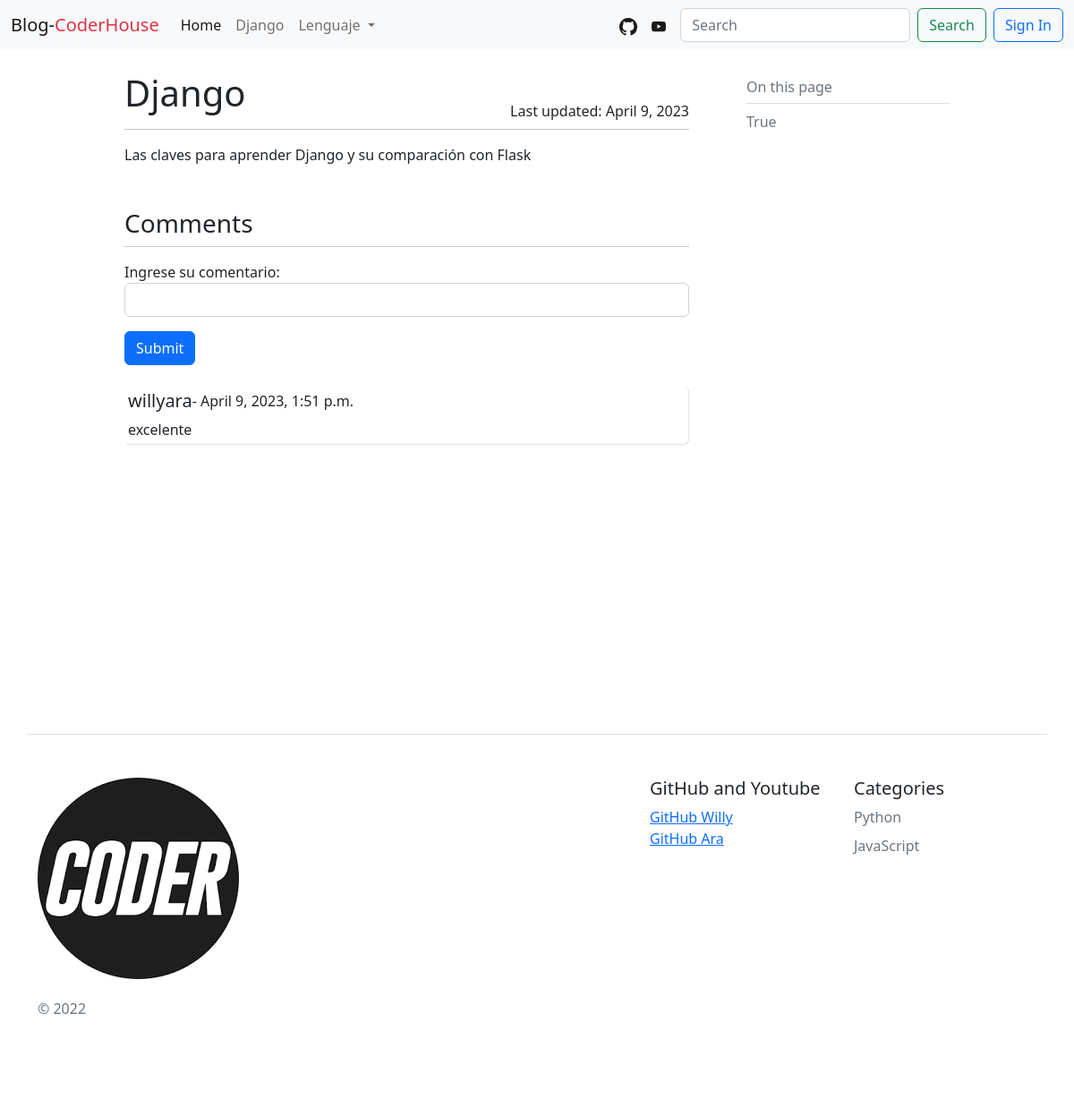
/post/django, run on the app's committed database.
### blogs/models.py (models this page shows, shortened)
class Post(models.Model):
    title = models.CharField(_("title"), max_length=100)
    slug = models.SlugField(_("slug"), unique=True)
    overview = models.TextField(_("overview"))
    thumbnail = models.ImageField(_("thumbnail"), upload_to='thumbnails/', blank=True, null=True)
    content = models.TextField(_("content"))
    table_of_contents = models.TextField(_("table of contents"), default=True)
    author = models.ForeignKey(settings.AUTH_USER_MODEL, on_delete=models.PROTECT)
    series = models.ForeignKey(Series, on_delete=models.CASCADE, blank=True, null=True)
    categories = models.ManyToManyField('Category', related_name='posts')
    featured = models.BooleanField(_("featured"), default=False)
    active = models.BooleanField(_("active"), default=True)
    pub_date = models.DateTimeField(_('publish date'), default=timezone.now)
    date_updated = models.DateTimeField(_('date updated'), auto_now=True)
    date_created = models.DateTimeField(_('date created'), auto_now_add=True)
    class Meta:
        ordering = ["-pub_date"]

class Comment(models.Model):
    description = models.TextField(max_length=1000, help_text="Enter comment about blog here.")
    author = models.ForeignKey(settings.AUTH_USER_MODEL, on_delete=models.SET_NULL, null=True)
    post_date = models.DateTimeField(auto_now_add=True)
    post = models.ForeignKey(Post, on_delete=models.CASCADE, related_name='comments')
    reply_to = models.ForeignKey('Comment', on_delete=models.CASCADE, related_name='replies', null=True, blank=True)
    class Meta:
        ordering = ["-post_date"]

class Category(models.Model):
    title = models.CharField(_("title"), max_length=20)
    slug = models.SlugField(_("slug"), unique=True)
    class Meta:
        verbose_name_plural = "categories"

### users/models.py (models this page shows)
class User (AbstractUser):
    def __str__(self):
        return f'{self.last_name}, {self.first_name}'

### blogs/views.py (the view, shortened to what this page needs)
# urls.py: path('post/<slug:slug>', views.PostView.as_view(), name='post'),
class PostView(View):
    def get(self, request, *args, **kwargs):
        view = PostDetailView.as_view()
        return view(request, *args, **kwargs)

### blogs/forms.py
class PostCommentForm(forms.ModelForm):
    description = forms.CharField(label='Ingrese su comentario', widget=forms.TextInput(attrs={'class': 'form-control'}))
    class Meta:
        model = Comment
        fields = ['description']

### blogs/context_processors.py (called while the page is built)
def categories_processor(request):
    categories = Category.objects.all()
    return {'categories': categories}

### blogs/templatetags/markdown_extras.py (called while the page is built)
@register.filter()
@stringfilter
def markdown(value):
    return md.markdown(value, extensions=[
        'markdown.extensions.fenced_code',
        'markdown.extensions.toc',
        'markdown.extensions.codehilite',
    ])

@register.filter()
@stringfilter
def markdown_toc(value):
    return md.markdown(value, extensions=['markdown.extensions.toc']).split('</div>')[0] + '</div>'

### blogs/views.py (called while the page is built)
    def get_context_data(self, **kwargs):
        context = super().get_context_data(**kwargs)
        context['form'] = PostCommentForm()
        return context

### blogs/templates/blogs/post_detail.html (shortened to what this page needs)
{% extends 'base.html' %}
{% load markdown_extras %}
{% load static %}
{% block content %}
    <div class="row">
        <div class="d-flex justify-content-between">
            <h1>{{ post.title }}</h1>
            <div class="align-self-end">Last updated: {{ post.date_updated.date }}</div>
        </div>
    </div>
    <hr class="d-none d-md-block my-2 mb-3 mt-2">
    <p>{{ post.content | markdown | safe }}</p>
    <h3 id="comments-section" class=" mt-5">Comments</h3>
    <hr class="d-none d-md-block my-2 mb-3 mt-2">
    <form method="post">
        <div class="mb-3 django-comment-form">
            {{ form.as_div }}
        </div>
        <input type="submit" value="Submit" class="btn btn-primary"/>
    </form>
    {% for comment in post.comments.all %}
        {% if not comment.reply_to %}
            <div class="mt-4 mb-2 border-end border-bottom border-opacity-10 rounded p-1">
                <div class="row">
                    <div class="col-8 d-flex">
                        <h5>{{ comment.author.username }}</h5>
                        <span>- {{ comment.post_date }}</span>
                    </div>
                    <div class="col-4 text-end">
                    </div>
                </div>
                {{ comment.description }}
            </div>
        {% endif %}
    {% endfor %}
{% endblock content %}
{% block sidebar %}
    <div class="position-sticky" style="top: 2rem;">
        <div class="bd-toc mt-3 mb-5 my-lg-0 ps-xl-3 mb-lg-5 text-muted">
            <strong class="d-none d-md-block h6 my-2">On this page</strong>
            <hr class="d-none d-md-block my-2">
            <div class="overflow-scroll hide-scrollbar scrollbar-color">
                {{ post.table_of_contents | markdown_toc | safe }}
            </div>
        </div>
    </div>
    <link rel="stylesheet" href="{% static 'css/styles.css' %}">
{% endblock %}

### blogs/templates/footer.html
{% load static %}
<div class="container">
    <footer class="row row-cols-1 row-cols-sm-2 row-cols-md-5 py-5 my-5 border-top">
        <div class="col mb-3">
            <a href="/" class="d-flex align-items-start justify-content-start mb-3 link-dark text-decoration-none">
                <img src="{% static 'static/images/logo.ico' %}">
            </a>
            <p class="text-muted">&copy; 2022</p>
        </div>
        <div class="col mb-3">
        </div>
        <div class="col mb-3">
        </div>
        <div class="col mb-3">
            <h5>GitHub and Youtube</h5>
            <ul class="nav flex-column">
                <li><a href="https://github.com/WILLYELENO" target="_blank" rel="noopener noreferrer">GitHub Willy</a></li>
                <li><a href="https://github.com/araescudero/" target="_blank" rel="noopener noreferrer">GitHub Ara</a></li>
            </ul>
        </div>
        <div class="col mb-3">
            <h5>Categories</h5>
            <ul class="nav flex-column">
                {% for category in categories %}
                    <li class="nav-item mb-2"><a href="{% url 'blogs:category' category.slug %}"
                                                 class="nav-link p-0 text-muted">{{ category.title }}</a></li>
                {% endfor %}
            </ul>
        </div>
    </footer>
</div>

### blogs/static/css/styles.css (style rules this page uses)
.hide-scrollbar { overflow-y: scroll; height: 75vh; }
.hide-scrollbar { -ms-overflow-style: none; scrollbar-width: none; }

### data on the page
Post: title "Django", date_updated "April 9, 2023", content "Las claves para aprender Django y su comparación con Flask", table_of_contents "True"
Comment: author.username "willyara", post_date "April 9, 2023, 1:51 p.m.", description "excelente"
Category: title "Python"
Category: title "JavaScript"
